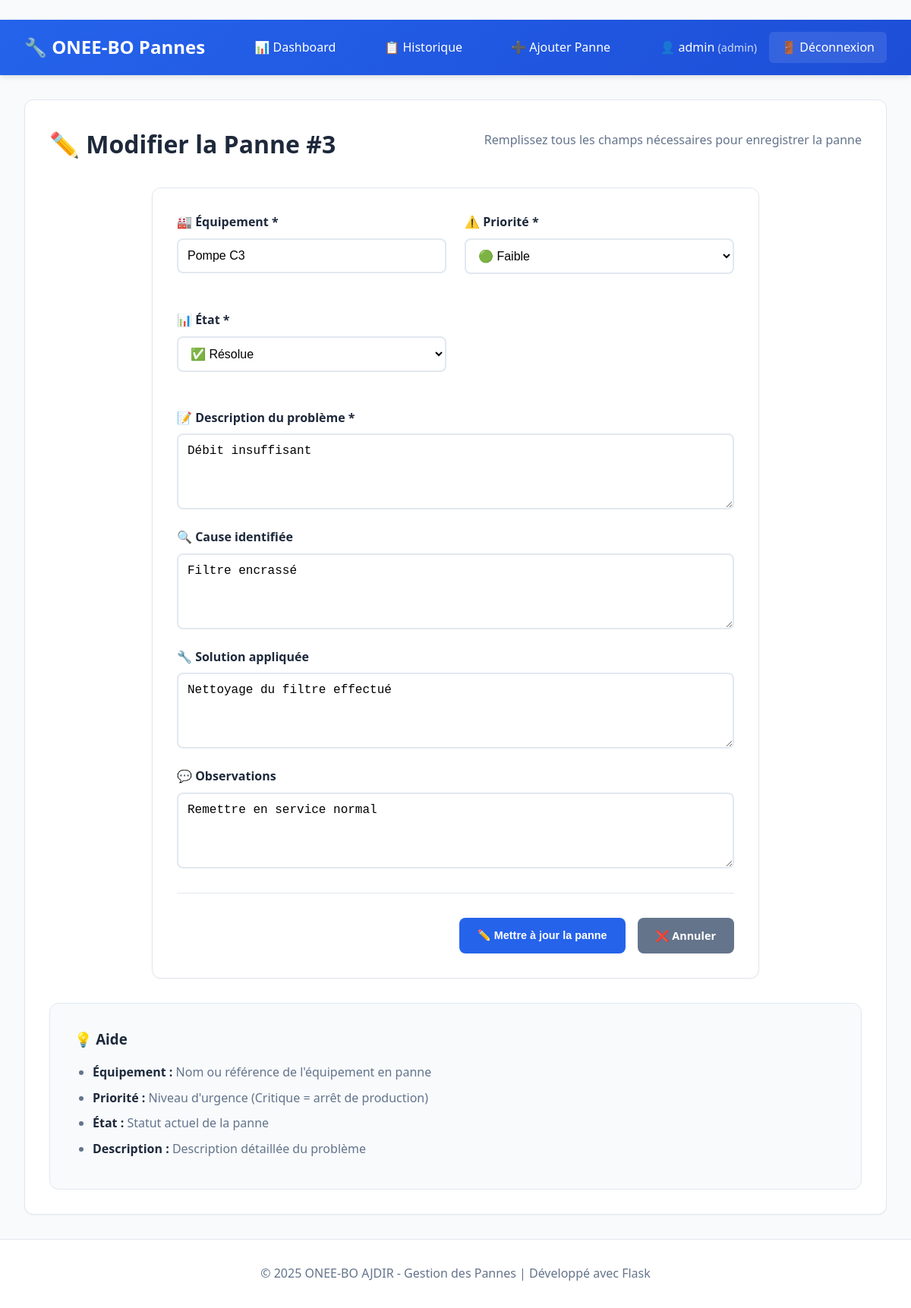
Screenshot of /modifier_panne/3 (signed in) with the database file from the repository.
### tables this page shows
CREATE TABLE pannes (
            id INTEGER PRIMARY KEY AUTOINCREMENT,
            equipement TEXT NOT NULL,
            description TEXT NOT NULL,
            priorite TEXT NOT NULL CHECK (priorite IN ('Faible', 'Moyenne', 'Élevée', 'Critique')),
            etat TEXT NOT NULL CHECK (etat IN ('En attente', 'En cours', 'Résolue', 'Fermée')),
            date_creation TIMESTAMP NOT NULL,
            cause TEXT,
            solution TEXT,
            observation TEXT,
            user_id INTEGER NOT NULL,
            FOREIGN KEY (user_id) REFERENCES users (id)
        );

### app1.py (the view, shortened to what this page needs)
@app.route('/modifier_panne/<int:panne_id>', methods=['GET', 'POST'])
@login_required
def modifier_panne(panne_id):
    conn = get_db_connection()
    panne = conn.execute('SELECT * FROM pannes WHERE id = ?', (panne_id,)).fetchone()
    conn.close()
    if not panne:
        flash('Panne non trouvée', 'error')
        return redirect(url_for('historique'))
    return render_template('ajouter_panne.html', panne=panne, mode='modifier')

### app1.py (called while the page is built)
def get_db_connection():
    conn = sqlite3.connect('gmao.db')
    conn.row_factory = sqlite3.Row
    return conn

def login_required(f):
    @wraps(f)
    def decorated_function(*args, **kwargs):
        if 'user_id' not in session:
            return redirect(url_for('login'))
        return f(*args, **kwargs)
    return decorated_function

### templates/ajouter_panne.html (shortened to what this page needs)
{% extends "base.html" %}
{% block content %}
<div class="page-header">
    <h1>
        {% if mode == 'modifier' %}
        ✏️ Modifier la Panne #{{ panne.id }}
        {% else %}
        ➕ Ajouter une Nouvelle Panne
        {% endif %}
    </h1>
    <p>Remplissez tous les champs nécessaires pour enregistrer la panne</p>
</div>
<div class="form-container">
    <form method="POST" class="panne-form">
        <div class="form-row">
            <div class="form-group">
                <label for="equipement">🏭 Équipement *</label>
                <input type="text" id="equipement" name="equipement" required
                       placeholder="Ex: Compresseur A1, Pompe B2..."
                       value="{{ panne.equipement if panne else '' }}">
            </div>
            <div class="form-group">
                <label for="priorite">⚠️ Priorité *</label>
                <select id="priorite" name="priorite" required>
                    <option value="Faible" {% if panne and panne.priorite == 'Faible' %}selected{% endif %}>🟢 Faible</option>
                </select>
            </div>
        </div>
        <div class="form-row">
            <div class="form-group">
                <label for="etat">📊 État *</label>
                <select id="etat" name="etat" required>
                    <option value="Résolue" {% if panne and panne.etat == 'Résolue' %}selected{% endif %}>✅ Résolue</option>
                </select>
            </div>
        </div>
        <div class="form-group">
            <label for="description">📝 Description du problème *</label>
            <textarea id="description" name="description" required rows="4"
                      placeholder="Décrivez en détail le problème rencontré...">{{ panne.description if panne else '' }}</textarea>
        </div>
        <div class="form-group">
            <label for="cause">🔍 Cause identifiée</label>
            <textarea id="cause" name="cause" rows="3"
                      placeholder="Quelle est la cause du problème ? (optionnel)">{{ panne.cause if panne else '' }}</textarea>
        </div>
        <div class="form-group">
            <label for="solution">🔧 Solution appliquée</label>
            <textarea id="solution" name="solution" rows="3"
                      placeholder="Quelle solution a été appliquée ? (optionnel)">{{ panne.solution if panne else '' }}</textarea>
        </div>
        <div class="form-group">
            <label for="observation">💬 Observations</label>
            <textarea id="observation" name="observation" rows="3"
                      placeholder="Observations supplémentaires... (optionnel)">{{ panne.observation if panne else '' }}</textarea>
        </div>
        <div class="form-actions">
            <button type="submit" class="btn btn-primary">
                {% if mode == 'modifier' %}
                ✏️ Mettre à jour la panne
                {% else %}
                ➕ Ajouter la panne
                {% endif %}
            </button>
            <a href="{{ url_for('historique') }}" class="btn btn-secondary">❌ Annuler</a>
        </div>
    </form>
</div>
<div class="form-help">
    <h3>💡 Aide</h3>
    <ul>
        <li><strong>Équipement :</strong> Nom ou référence de l'équipement en panne</li>
        <li><strong>Priorité :</strong> Niveau d'urgence (Critique = arrêt de production)</li>
        <li><strong>État :</strong> Statut actuel de la panne</li>
        <li><strong>Description :</strong> Description détaillée du problème</li>
    </ul>
</div>
{% endblock %}

### static/style1.css (style rules this page uses)
:root { --primary-color: #2563eb; --primary-dark: #1d4ed8; --secondary-color: #64748b; --success-color: #10b981; --warning-color: #f59e0b; --danger-color: #ef4444; --info-color: #3b82f6; --bg-color: #f8fafc; --card-bg: #ffffff; --border-color: #e2e8f0; --text-color: #1e293b; --text-muted: #64748b; --priority-critical: #dc2626; --priority-high: #ea580c; --priority-medium: #ca8a04; --priority-low: #16a34a; --status-pending: #eab308; --status-progress: #3b82f6; --status-resolved: #10b981; --status-closed: #6b7280; --shadow-sm: 0 1px 2px 0 rgb(0 0 0 / 0.05); --shadow-md: 0 4px 6px -1px rgb(0 0 0 / 0.1); --shadow-lg: 0 10px 15px -3px rgb(0 0 0 / 0.1); }
* { margin: 0; padding: 0; box-sizing: border-box; }
body { font-family: 'Segoe UI', Tahoma, Geneva, Verdana, sans-serif; background-color: var(--bg-color); color: var(--text-color); line-height: 1.6; min-height: 100vh; display: flex; flex-direction: column; }
.page-header { margin-bottom: 2rem; display: flex; justify-content: space-between; align-items: flex-start; flex-wrap: wrap; gap: 1rem; }
.page-header h1 { font-size: 2rem; font-weight: 700; color: var(--text-color); }
.page-header p { color: var(--text-muted); margin-top: 0.5rem; }
.btn { display: inline-flex; align-items: center; padding: 0.75rem 1.5rem; border: none; border-radius: 8px; text-decoration: none; font-weight: 600; font-size: 0.9rem; cursor: pointer; transition: all 0.2s; gap: 0.5rem; }
.btn-primary { background-color: var(--primary-color); color: white; }
.btn-secondary { background-color: var(--secondary-color); color: white; }
.form-container { max-width: 800px; margin: 0 auto; }
.panne-form { background-color: var(--card-bg); padding: 2rem; border-radius: 12px; border: 1px solid var(--border-color); box-shadow: var(--shadow-sm); }
.form-row { display: grid; grid-template-columns: 1fr 1fr; gap: 1.5rem; margin-bottom: 1.5rem; }
.form-group { margin-bottom: 1.5rem; }
.form-group label { display: block; margin-bottom: 0.5rem; font-weight: 600; color: var(--text-color); }
.form-group input, .form-group select, .form-group textarea { width: 100%; padding: 0.75rem; border: 2px solid var(--border-color); border-radius: 8px; font-size: 1rem; transition: border-color 0.2s, box-shadow 0.2s; background-color: white; }
textarea { resize: vertical; min-height: 100px; }
.form-actions { display: flex; gap: 1rem; justify-content: flex-end; margin-top: 2rem; padding-top: 2rem; border-top: 1px solid var(--border-color); }
.form-help { background-color: var(--bg-color); padding: 2rem; border-radius: 12px; border: 1px solid var(--border-color); margin-top: 2rem; }
.form-help h3 { margin-bottom: 1rem; color: var(--text-color); }
.form-help ul { margin-left: 1.5rem; }
.form-help li { margin-bottom: 0.5rem; color: var(--text-muted); }
.form-help strong { color: var(--text-color); }

### rows the page displays
pannes: id "3", equipement "Pompe C3", priorite "🟢 Faible", etat "✅ Résolue", description "Débit insuffisant", cause "Filtre encrassé", solution "Nettoyage du filtre effectué", observation "Remettre en service normal"

### other values shown
{{ session.username }} "admin"
{{ session.role }} "admin"
